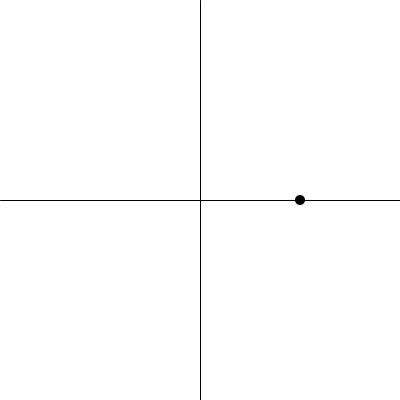
Frame 1 (no input)
Frame 60 (the mouse pressed at the canvas centre just before this capture): identical to frame 1, image omitted
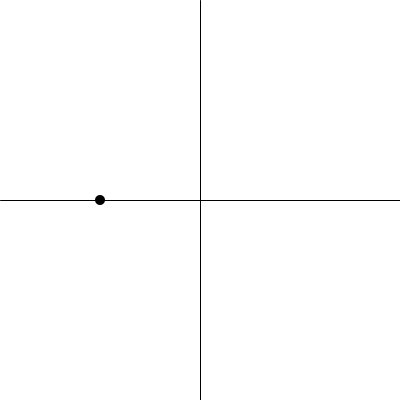
Frame 120 (the mouse held since frame 60 and released just before this capture)

The Processing sketch that drew these frames (run headless with seeded random() and noise(); from frame 60 on, the mouse is pressed at the canvas centre):

// Processing sketch: ch7_CheckPolarAngle
// ── ch7_CheckPolarAngle.pde
int r=100;
float theta=30;

void setup() {
  size(400, 400);
  background(255);
}

void draw() {
  
  background(255);
  
  stroke(0);
  line(0, height/2, width, height/2);
  line(width/2, 0, width/2, height);
  
  theta = map(mouseX, 0, width, 0, 360);
  
  noStroke();
  fill(0);
  
  translate(width/2, height/2);
  ellipse(r*cos(radians(theta)), r*sin(radians(theta)), 10, 10);
}
